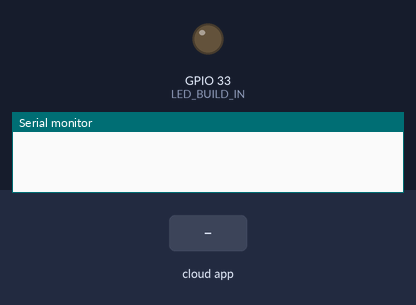
A sketch run on a simulated ESP32. On the bench: output pins drawn as LEDs (lit = HIGH), the last lines printed to the serial monitor. Dashed ring = blinking. Inputs (shaded band) come from the test bench. WiFi joins after 1.5 s; servers stay silent unless stated; network time is answered at once with the bench clock; uploads are accepted with an empty reply; the local clock reads 2024-03-15 10:24:30 at power-on unless the sketch sets it; storage starts empty; random numbers use the default seed unless the sketch sets one; the camera gives no picture.

Above: at 0.1 s.
At 2.0 s:
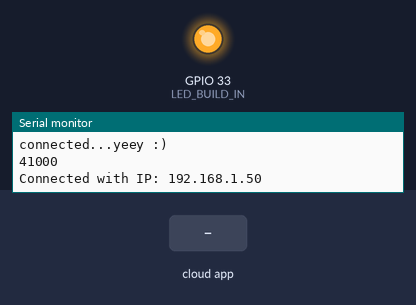
3.2 s: the phone or cloud app sets signalWarning to 0
At 3.8 s:
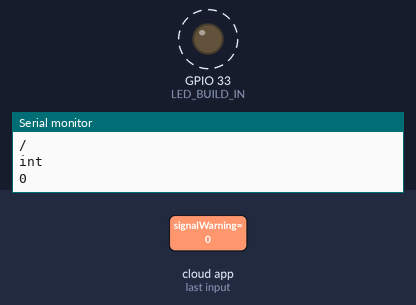
6.2 s: the phone or cloud app sets signalWarning to 1
Timing chart, 0 to 14.6 s (numbered marks = the images above; inputs shaded):
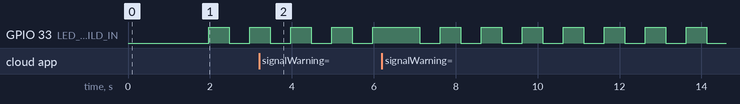

The sketch:

ESP32.ino
```cpp
#include <HTTPClient.h>

#if defined(ESP32)
#include <WiFi.h>
#elif defined(ESP8266)
#include <ESP8266WiFi.h>
#endif
#include <Firebase_ESP_Client.h> // Github: https://github.com/mobizt
#include <WiFiUdp.h>
#include <NTPClient.h>

#include "FS.h"
#include "SPIFFS.h"
#include "esp_camera.h"
#include "soc/soc.h"           // Disable brownour problems
#include "soc/rtc_cntl_reg.h"  // Disable brownour problems
#include "WiFiManager.h" // https://github.com/tzapu/WiFiManager

/* 1. Define the WiFi credentials */
#define AP_SSID "ESP32 AP"

/* 2. Define the Firebase project host name and API Key */
#define FIREBASE_HOST "thiefrag-65129-default-rtdb.firebaseio.com"
#define API_KEY "AIzaSyAextH1u5uq3LlcZ-5SoMdhuPuwx1jcl6E"

/* 3. Define the user Email and password that alreadey registerd or added in your project */
#define USER_EMAIL "admin@gmail.com"
#define USER_PASSWORD "password"

/* 4. Define the Firebase storage bucket ID e.g bucket-name.appspot.com */
#define STORAGE_BUCKET_ID "thiefrag-65129.appspot.com"
#define PHOTO_PATH "/photo.jpg"

#define VN_GMT 25200

#define SERVER_NAME "http://thiefrag.ddns.net/mailservice"
#define LED_BUILD_IN 33

// Pin definition for CAMERA_MODEL_AI_THINKER
// Change pin definition if you're using another ESP32 with camera module
#define PWDN_GPIO_NUM     32
#define RESET_GPIO_NUM    -1
#define XCLK_GPIO_NUM      0
#define SIOD_GPIO_NUM     26
#define SIOC_GPIO_NUM     27
#define Y9_GPIO_NUM       35
#define Y8_GPIO_NUM       34
#define Y7_GPIO_NUM       39
#define Y6_GPIO_NUM       36
#define Y5_GPIO_NUM       21
#define Y4_GPIO_NUM       19
#define Y3_GPIO_NUM       18
#define Y2_GPIO_NUM        5
#define VSYNC_GPIO_NUM    25
#define HREF_GPIO_NUM     23
#define PCLK_GPIO_NUM     22

//*************************************************
//*****         DEFINE REGION FIELDS          *****
//*************************************************

//Define Firebase Data object
FirebaseData fbdo;
FirebaseData fbdoListener;
FirebaseAuth auth;
FirebaseConfig config;

FirebaseJson json;

WiFiUDP ntpUDP;
NTPClient timeClient(ntpUDP, "vn.pool.ntp.org");

//Stores the camera configuration parameters
camera_config_t camConfig;


//**************************************************
//*****         DEFINE REGION METHODS          *****
//**************************************************
String RandomString(int len);
bool UploadWarningLogs();
void TriggerWarningEvent();
String GetDateTimeString(unsigned long epochTime);


void SetupWifi(){
  while (WiFi.status() != WL_CONNECTED)
  {
      Serial.print(".");
      delay(300);
  }
  Serial.println();
  Serial.print("Connected with IP: ");
  Serial.println(WiFi.localIP());
  Serial.println();
}


void SetupFirebase(){
  /* Assign the project host and api key (required) */
  config.host = FIREBASE_HOST;
  config.api_key = API_KEY;

  /* Assign the user sign in credentials */
  auth.user.email = USER_EMAIL;
  auth.user.password = USER_PASSWORD;


  Firebase.begin(&config, &auth);
  Firebase.reconnectWiFi(true);

#if defined(ESP8266)
  //Set the size of WiFi rx/tx buffers in the case where we want to work with large data.
  fbdo.setBSSLBufferSize(1024, 1024);
  fbdoListener.setBSSLBufferSize(1024, 1024);
#endif

  //Set the size of HTTP response buffers in the case where we want to work with large data.
  fbdo.setResponseSize(1024);
  fbdoListener.setResponseSize(1024);

  //Set database read timeout to 1 minute (max 15 minutes)
  Firebase.RTDB.setReadTimeout(&fbdo, 3000 * 60);
  Firebase.RTDB.setReadTimeout(&fbdoListener, 3000 * 60);

  //tiny, small, medium, large and unlimited.
  //Size and its write timeout e.g. tiny (1s), small (10s), medium (30s) and large (60s).
  Firebase.RTDB.setwriteSizeLimit(&fbdo, "medium");
  //optional, set the decimal places for float and double data to be stored in database
  Firebase.setFloatDigits(2);
  Firebase.setDoubleDigits(6);

  if (!Firebase.RTDB.beginStream(&fbdoListener, "/signalWarning"))
  {
    //Could not begin stream connection, then print out the error detail
    Serial.println(fbdo.errorReason());
    ESP.restart();
  }
  Firebase.RTDB.setStreamCallback(&fbdoListener, streamCallback, streamTimeoutCallback);
}


void SetupInitCamera(){
  camConfig.ledc_channel = LEDC_CHANNEL_0;
  camConfig.ledc_timer = LEDC_TIMER_0;
  camConfig.pin_d0 = Y2_GPIO_NUM;
  camConfig.pin_d1 = Y3_GPIO_NUM;
  camConfig.pin_d2 = Y4_GPIO_NUM;
  camConfig.pin_d3 = Y5_GPIO_NUM;
  camConfig.pin_d4 = Y6_GPIO_NUM;
  camConfig.pin_d5 = Y7_GPIO_NUM;
  camConfig.pin_d6 = Y8_GPIO_NUM;
  camConfig.pin_d7 = Y9_GPIO_NUM;
  camConfig.pin_xclk = XCLK_GPIO_NUM;
  camConfig.pin_pclk = PCLK_GPIO_NUM;
  camConfig.pin_vsync = VSYNC_GPIO_NUM;
  camConfig.pin_href = HREF_GPIO_NUM;
  camConfig.pin_sscb_sda = SIOD_GPIO_NUM;
  camConfig.pin_sscb_scl = SIOC_GPIO_NUM;
  camConfig.pin_pwdn = PWDN_GPIO_NUM;
  camConfig.pin_reset = RESET_GPIO_NUM;
  camConfig.xclk_freq_hz = 20000000;
  camConfig.pixel_format = PIXFORMAT_JPEG; //YUV422,GRAYSCALE,RGB565,JPEG


  // Select lower framesize if the camera doesn't support PSRAM
  if(psramFound()){
    camConfig.frame_size = FRAMESIZE_SVGA; // FRAMESIZE_ + QVGA|CIF|VGA|SVGA|XGA|SXGA|UXGA
    camConfig.jpeg_quality = 10; //10-63 lower number means higher quality
    camConfig.fb_count = 2;
  } else {
    camConfig.frame_size = FRAMESIZE_CIF;
    camConfig.jpeg_quality = 12;
    camConfig.fb_count = 1;
  }

  // Initialize the Camera
  esp_err_t err = esp_camera_init(&camConfig);
  if (err != ESP_OK) {
    Serial.printf("Camera init failed with error 0x%x", err);
    ESP.restart();
    return;
  }
  sensor_t * s = esp_camera_sensor_get();
  s->set_brightness(s, 0);     // -2 to 2
  s->set_contrast(s, 0);       // -2 to 2
  s->set_saturation(s, 0);     // -2 to 2
  s->set_special_effect(s, 0); // 0 to 6 (0 - No Effect, 1 - Negative, 2 - Grayscale, 3 - Red Tint, 4 - Green Tint, 5 - Blue Tint, 6 - Sepia)
}


void streamCallback(FirebaseStream data)
{
  //Print out all information
  Serial.println("Stream Data...");
  Serial.println(data.streamPath());
  Serial.println(data.dataPath());
  Serial.println(data.dataType());
  Serial.println(data.intData());
  if (data.dataType() == "int" && data.intData() == 1){
    TriggerWarningEvent();
  }

}


//Global function that notifies when stream connection lost
//The library will resume the stream connection automatically
void streamTimeoutCallback(bool timeout)
{
  Serial.println("Stream timeout");
  if(timeout){
    //Stream timeout occurred
    Serial.println("Stream timeout, resume streaming...");
  }
}


String RandomString(int len){
  String letters;
  for(int i = 0; i < len; i++){
    byte randomValue = random(0, 37);
    char letter = randomValue + 'a';
    if(randomValue > 26)
      letter = (randomValue - 26) + '0';
    letters += letter;
  }
  return letters;
}


  const char htmlMsg[] = R"=====(<h2 style="text-align: center;"><span style="color: #ff0000;">*** FBI WARNING***</span></h2>
<p style="text-align: left;">A thief is breaking into your house. <br />Photo capture below.</p>
<p style="text-align: left;">Please follow link for more information: <a href="http://thiefrag.ddns.net/login">http://thiefrag.ddns.net</a></p>
<p style="text-align: left;"><strong><span style="text-decoration: underline;">ThiefragDevice_SMTP</span></strong></p>)=====";


bool UploadWarningLogs(){
  String localPath = PHOTO_PATH, remotePath = RandomString(32)+".jpg";
  Serial.println("------------------------------------");
  Serial.println("Upload file...");

  //Upload large file over fews hundreds KiB is not allowable in Firebase Storage by using this method.
  //To upload the large file, please use the Firebase.GCStorage.upload instead.
  //The following upload will be error 503 service unavailable (upload rejected due to the large file size)
  //MIME type should be valid to avoid the download problem.
  //The file systems for flash and SD/SDMMC can be changed in FirebaseFS.h.
  if (Firebase.Storage.upload(&fbdo, STORAGE_BUCKET_ID /* Firebase Storage bucket id */, localPath.c_str() /* path to local file */, mem_storage_type_flash /* memory storage type, mem_storage_type_flash and mem_storage_type_sd */, remotePath.c_str() /* path of remote file stored in the bucket */, "image/jpeg" /* mime type */))
  {
    unsigned long timestamp = timeClient.getEpochTime() + VN_GMT;
    Serial.printf("Download URL: %s\n", fbdo.downloadURL().c_str());
    Serial.println("------------------------------------");
    String pathDatetime = "/logs/" + String(timestamp) + "/datetime";
    String pathSnapshot = "/logs/" + String(timestamp) + "/snapshotUrl";
    String downloadURL = fbdo.downloadURL();
    if (Firebase.RTDB.set(&fbdo, pathDatetime.c_str(), GetDateTimeString(timestamp)) && Firebase.RTDB.set(&fbdo, pathSnapshot.c_str(), downloadURL) && Firebase.RTDB.set(&fbdo, "/signalWarning", 0))
    {
      Serial.println("PASSED");
      return true;
    }
    Serial.println("FAILED");
    Serial.println("REASON: " + fbdo.errorReason());
    Serial.println("------------------------------------");
    return false;
  }
  Serial.println("FAILED");
  Serial.println("REASON: " + fbdo.errorReason());
  Serial.println("------------------------------------");
  return false;
}

String GetDateTimeString(unsigned long epochTime){
 time_t t_now = epochTime;
 tm *ltm = localtime(&t_now);
 char buf[25];
 strftime(buf, 25, "%d/%m/%Y %T", ltm);
 return String(buf);
}

bool TriggerTakeSnapshot(){

  camera_fb_t * fb = NULL; // pointer

  // Take a photo with the camera
  Serial.println("Taking a photo...");

  fb = esp_camera_fb_get();
  if (!fb) {
    Serial.println("Camera capture failed");
    return false;
  }

  Serial.printf("Picture file name: %s\n", PHOTO_PATH);
  File file = SPIFFS.open(PHOTO_PATH, FILE_WRITE);

  // Insert the data in the photo file
  if (!file) {
    Serial.println("Failed to open file in writing mode");
    return false;
  }
  else {
    file.write(fb->buf, fb->len); // payload (image), payload length

    Serial.print("The picture has been saved in ");
    Serial.print(PHOTO_PATH);
    Serial.print(" - Size: ");
    Serial.print(file.size());
    Serial.println(" bytes");
  }
  file.close();
  esp_camera_fb_return(fb);
  return true;
}


void TriggerSendEmail(){
  Serial.println(ESP.getFreeHeap());
  // Preparing email
  Serial.println("Sending email...");
  HTTPClient httpClient;
  httpClient.begin(SERVER_NAME);
  httpClient.addHeader("Content-Type", "Content-Type: application/json");
  int responceHttpCode = httpClient.POST("{ \"API_KEY\" : \"5E884898DA28047151D0E56F8DC6292773603D0D6AABBDD62A11EF721D1542D8\" }");
  httpClient.end();
}


void TriggerWarningEvent(){
  // Take Camera -> snapshot photo by ESP32-CAM and save to Flash memory photo.jpg
  if(!TriggerTakeSnapshot())
    return;
  // Send email or sms for user
  TriggerSendEmail();
  if(!UploadWarningLogs()){
    Firebase.RTDB.set(&fbdo, "/signalWarning", 0);
    Serial.println("FAILED");
    Serial.println("REASON: " + fbdo.errorReason());
    Serial.println("------------------------------------");
  }
}


void setup()
{
  WRITE_PERI_REG(RTC_CNTL_BROWN_OUT_REG, 0); //disable brownout detector
  Serial.begin(115200);

  WiFi.disconnect(false,true);
  WiFi.mode(WIFI_STA); // explicitly set mode, esp defaults to STA+AP
  WiFiManager wm;
  bool res;
  res = wm.autoConnect(AP_SSID); // anonymous ap
  if(!res) {
    Serial.println("Failed to connect");
    ESP.restart();
  }
  //if you get here you have connected to the WiFi
  Serial.println("connected...yeey :)");
  Serial.println(ESP.getFreeHeap());
  // Setup every thing here
  SetupWifi();
  SetupFirebase();
  SetupInitCamera();
  if(!SPIFFS.begin()){
    Serial.println("SPIFFS Mount Failed");
    return;
  }
  timeClient.begin();
  pinMode(LED_BUILD_IN, OUTPUT);
}

unsigned long prevTime = 0;
unsigned long currentTime = 0;
int state = LOW;
void loop()
{
  currentTime = millis();
  if(currentTime >= prevTime + 500){
    if(state == LOW){
      digitalWrite(LED_BUILD_IN, HIGH);
      state = HIGH;
    }else{
      digitalWrite(LED_BUILD_IN, LOW);
      state = LOW;
    }
    prevTime = currentTime;
  }
  timeClient.update();
}
```

Measured:
- by itself, GPIO 33 (LED_BUILD_IN): alternates HIGH for 0.50 s and LOW for 0.50 s
